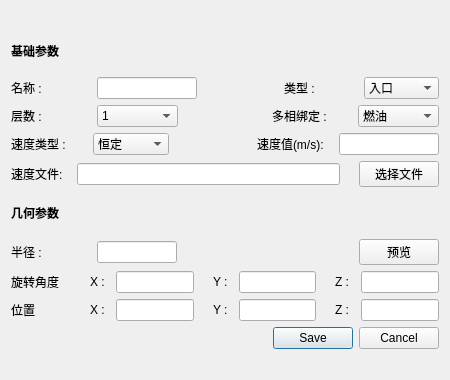
<?xml version="1.0" encoding="UTF-8"?>
<ui version="4.0">
 <class>InoutSetting</class>
 <widget class="QDialog" name="InoutSetting">
  <property name="geometry">
   <rect>
    <x>0</x>
    <y>0</y>
    <width>450</width>
    <height>380</height>
   </rect>
  </property>
  <property name="minimumSize">
   <size>
    <width>450</width>
    <height>380</height>
   </size>
  </property>
  <property name="maximumSize">
   <size>
    <width>600</width>
    <height>380</height>
   </size>
  </property>
  <property name="windowTitle">
   <string>出入口设置</string>
  </property>
  <layout class="QGridLayout" name="gridLayout">
   <item row="0" column="0">
    <layout class="QVBoxLayout" name="verticalLayout">
     <item>
      <layout class="QHBoxLayout" name="horizontalLayout_10">
       <item>
        <widget class="QLabel" name="label_30">
         <property name="minimumSize">
          <size>
           <width>60</width>
           <height>0</height>
          </size>
         </property>
         <property name="maximumSize">
          <size>
           <width>80</width>
           <height>40</height>
          </size>
         </property>
         <property name="font">
          <font>
           <bold>true</bold>
          </font>
         </property>
         <property name="text">
          <string>基础参数 </string>
         </property>
        </widget>
       </item>
       <item>
        <widget class="QLabel" name="label_31">
         <property name="maximumSize">
          <size>
           <width>16777215</width>
           <height>40</height>
          </size>
         </property>
         <property name="text">
          <string/>
         </property>
        </widget>
       </item>
      </layout>
     </item>
     <item>
      <layout class="QHBoxLayout" name="horizontalLayout">
       <item>
        <widget class="QLabel" name="label">
         <property name="minimumSize">
          <size>
           <width>80</width>
           <height>0</height>
          </size>
         </property>
         <property name="maximumSize">
          <size>
           <width>80</width>
           <height>40</height>
          </size>
         </property>
         <property name="text">
          <string>名称 : </string>
         </property>
        </widget>
       </item>
       <item>
        <widget class="QLineEdit" name="inout_name">
         <property name="minimumSize">
          <size>
           <width>60</width>
           <height>0</height>
          </size>
         </property>
         <property name="maximumSize">
          <size>
           <width>100</width>
           <height>16777215</height>
          </size>
         </property>
        </widget>
       </item>
       <item>
        <widget class="QLabel" name="label_3">
         <property name="maximumSize">
          <size>
           <width>16777215</width>
           <height>40</height>
          </size>
         </property>
         <property name="text">
          <string/>
         </property>
        </widget>
       </item>
       <item>
        <widget class="QLabel" name="label_4">
         <property name="minimumSize">
          <size>
           <width>60</width>
           <height>0</height>
          </size>
         </property>
         <property name="maximumSize">
          <size>
           <width>80</width>
           <height>40</height>
          </size>
         </property>
         <property name="text">
          <string>类型 : </string>
         </property>
        </widget>
       </item>
       <item>
        <widget class="QComboBox" name="inout_treatment">
         <property name="minimumSize">
          <size>
           <width>60</width>
           <height>0</height>
          </size>
         </property>
         <property name="maximumSize">
          <size>
           <width>100</width>
           <height>16777215</height>
          </size>
         </property>
         <item>
          <property name="text">
           <string>入口</string>
          </property>
         </item>
         <item>
          <property name="text">
           <string>出口</string>
          </property>
         </item>
        </widget>
       </item>
      </layout>
     </item>
     <item>
      <layout class="QHBoxLayout" name="horizontalLayout_2">
       <item>
        <widget class="QLabel" name="label_2">
         <property name="minimumSize">
          <size>
           <width>60</width>
           <height>0</height>
          </size>
         </property>
         <property name="maximumSize">
          <size>
           <width>80</width>
           <height>40</height>
          </size>
         </property>
         <property name="text">
          <string>层数 : </string>
         </property>
        </widget>
       </item>
       <item>
        <widget class="QComboBox" name="inout_layers">
         <property name="minimumSize">
          <size>
           <width>60</width>
           <height>0</height>
          </size>
         </property>
         <property name="maximumSize">
          <size>
           <width>100</width>
           <height>16777215</height>
          </size>
         </property>
         <item>
          <property name="text">
           <string>1</string>
          </property>
         </item>
         <item>
          <property name="text">
           <string>2</string>
          </property>
         </item>
         <item>
          <property name="text">
           <string>3</string>
          </property>
         </item>
        </widget>
       </item>
       <item>
        <widget class="QLabel" name="label_5">
         <property name="maximumSize">
          <size>
           <width>16777215</width>
           <height>40</height>
          </size>
         </property>
         <property name="text">
          <string/>
         </property>
        </widget>
       </item>
       <item>
        <widget class="QLabel" name="label_6">
         <property name="minimumSize">
          <size>
           <width>60</width>
           <height>0</height>
          </size>
         </property>
         <property name="maximumSize">
          <size>
           <width>80</width>
           <height>40</height>
          </size>
         </property>
         <property name="text">
          <string>多相绑定 : </string>
         </property>
        </widget>
       </item>
       <item>
        <widget class="QComboBox" name="inout_phase">
         <property name="minimumSize">
          <size>
           <width>60</width>
           <height>0</height>
          </size>
         </property>
         <property name="maximumSize">
          <size>
           <width>100</width>
           <height>16777215</height>
          </size>
         </property>
         <item>
          <property name="text">
           <string>燃油</string>
          </property>
         </item>
         <item>
          <property name="text">
           <string>气体</string>
          </property>
         </item>
        </widget>
       </item>
      </layout>
     </item>
     <item>
      <layout class="QHBoxLayout" name="horizontalLayout_3">
       <item>
        <widget class="QLabel" name="label_7">
         <property name="minimumSize">
          <size>
           <width>60</width>
           <height>0</height>
          </size>
         </property>
         <property name="maximumSize">
          <size>
           <width>80</width>
           <height>40</height>
          </size>
         </property>
         <property name="text">
          <string>速度类型 : </string>
         </property>
        </widget>
       </item>
       <item>
        <widget class="QComboBox" name="inout_v_mode">
         <property name="minimumSize">
          <size>
           <width>60</width>
           <height>0</height>
          </size>
         </property>
         <property name="maximumSize">
          <size>
           <width>100</width>
           <height>16777215</height>
          </size>
         </property>
         <item>
          <property name="text">
           <string>恒定</string>
          </property>
         </item>
         <item>
          <property name="text">
           <string>变速</string>
          </property>
         </item>
        </widget>
       </item>
       <item>
        <widget class="QLabel" name="label_26">
         <property name="maximumSize">
          <size>
           <width>16777215</width>
           <height>40</height>
          </size>
         </property>
         <property name="text">
          <string/>
         </property>
        </widget>
       </item>
       <item>
        <widget class="QLabel" name="label_8">
         <property name="minimumSize">
          <size>
           <width>60</width>
           <height>0</height>
          </size>
         </property>
         <property name="maximumSize">
          <size>
           <width>80</width>
           <height>40</height>
          </size>
         </property>
         <property name="text">
          <string>速度值(m/s): </string>
         </property>
        </widget>
       </item>
       <item>
        <widget class="QLineEdit" name="inout_v_velocity">
         <property name="minimumSize">
          <size>
           <width>60</width>
           <height>0</height>
          </size>
         </property>
         <property name="maximumSize">
          <size>
           <width>100</width>
           <height>16777215</height>
          </size>
         </property>
         <property name="layoutDirection">
          <enum>Qt::LeftToRight</enum>
         </property>
        </widget>
       </item>
      </layout>
     </item>
     <item>
      <layout class="QHBoxLayout" name="horizontalLayout_4">
       <item>
        <widget class="QLabel" name="label_9">
         <property name="minimumSize">
          <size>
           <width>60</width>
           <height>0</height>
          </size>
         </property>
         <property name="maximumSize">
          <size>
           <width>80</width>
           <height>40</height>
          </size>
         </property>
         <property name="text">
          <string>速度文件: </string>
         </property>
        </widget>
       </item>
       <item>
        <widget class="QLineEdit" name="inout_v_filepath">
         <property name="maximumSize">
          <size>
           <width>16777215</width>
           <height>16777215</height>
          </size>
         </property>
        </widget>
       </item>
       <item>
        <widget class="QLabel" name="label_27">
         <property name="maximumSize">
          <size>
           <width>16777215</width>
           <height>40</height>
          </size>
         </property>
         <property name="text">
          <string/>
         </property>
        </widget>
       </item>
       <item>
        <widget class="QPushButton" name="btn_inout_v_path">
         <property name="minimumSize">
          <size>
           <width>60</width>
           <height>0</height>
          </size>
         </property>
         <property name="maximumSize">
          <size>
           <width>80</width>
           <height>16777215</height>
          </size>
         </property>
         <property name="text">
          <string>选择文件</string>
         </property>
        </widget>
       </item>
      </layout>
     </item>
     <item>
      <layout class="QHBoxLayout" name="horizontalLayout_8">
       <item>
        <widget class="QLabel" name="label_10">
         <property name="minimumSize">
          <size>
           <width>60</width>
           <height>0</height>
          </size>
         </property>
         <property name="maximumSize">
          <size>
           <width>80</width>
           <height>40</height>
          </size>
         </property>
         <property name="font">
          <font>
           <bold>true</bold>
          </font>
         </property>
         <property name="text">
          <string>几何参数 </string>
         </property>
        </widget>
       </item>
       <item>
        <widget class="QLabel" name="label_25">
         <property name="maximumSize">
          <size>
           <width>16777215</width>
           <height>40</height>
          </size>
         </property>
         <property name="text">
          <string/>
         </property>
        </widget>
       </item>
      </layout>
     </item>
     <item>
      <layout class="QHBoxLayout" name="horizontalLayout_6">
       <item>
        <widget class="QLabel" name="label_19">
         <property name="minimumSize">
          <size>
           <width>60</width>
           <height>0</height>
          </size>
         </property>
         <property name="maximumSize">
          <size>
           <width>80</width>
           <height>40</height>
          </size>
         </property>
         <property name="text">
          <string>半径 : </string>
         </property>
        </widget>
       </item>
       <item>
        <widget class="QLineEdit" name="inout_radius">
         <property name="minimumSize">
          <size>
           <width>60</width>
           <height>0</height>
          </size>
         </property>
         <property name="maximumSize">
          <size>
           <width>80</width>
           <height>16777215</height>
          </size>
         </property>
         <property name="layoutDirection">
          <enum>Qt::LeftToRight</enum>
         </property>
        </widget>
       </item>
       <item>
        <widget class="QLabel" name="label_20">
         <property name="maximumSize">
          <size>
           <width>16777215</width>
           <height>40</height>
          </size>
         </property>
         <property name="text">
          <string/>
         </property>
        </widget>
       </item>
       <item>
        <widget class="QPushButton" name="btn_inout_view">
         <property name="minimumSize">
          <size>
           <width>60</width>
           <height>0</height>
          </size>
         </property>
         <property name="maximumSize">
          <size>
           <width>80</width>
           <height>16777215</height>
          </size>
         </property>
         <property name="text">
          <string>预览</string>
         </property>
        </widget>
       </item>
      </layout>
     </item>
     <item>
      <layout class="QHBoxLayout" name="horizontalLayout_9">
       <item>
        <widget class="QLabel" name="label_28">
         <property name="minimumSize">
          <size>
           <width>60</width>
           <height>0</height>
          </size>
         </property>
         <property name="maximumSize">
          <size>
           <width>80</width>
           <height>40</height>
          </size>
         </property>
         <property name="text">
          <string>旋转角度</string>
         </property>
        </widget>
       </item>
       <item>
        <widget class="QLabel" name="label_29">
         <property name="maximumSize">
          <size>
           <width>16777215</width>
           <height>40</height>
          </size>
         </property>
         <property name="text">
          <string/>
         </property>
        </widget>
       </item>
       <item>
        <widget class="QLabel" name="label_32">
         <property name="minimumSize">
          <size>
           <width>20</width>
           <height>0</height>
          </size>
         </property>
         <property name="maximumSize">
          <size>
           <width>40</width>
           <height>40</height>
          </size>
         </property>
         <property name="text">
          <string>X : </string>
         </property>
        </widget>
       </item>
       <item>
        <widget class="QLineEdit" name="inout_rotate_x">
         <property name="minimumSize">
          <size>
           <width>40</width>
           <height>0</height>
          </size>
         </property>
         <property name="maximumSize">
          <size>
           <width>80</width>
           <height>16777215</height>
          </size>
         </property>
         <property name="layoutDirection">
          <enum>Qt::LeftToRight</enum>
         </property>
        </widget>
       </item>
       <item>
        <widget class="QLabel" name="label_33">
         <property name="maximumSize">
          <size>
           <width>16777215</width>
           <height>40</height>
          </size>
         </property>
         <property name="text">
          <string/>
         </property>
        </widget>
       </item>
       <item>
        <widget class="QLabel" name="label_34">
         <property name="minimumSize">
          <size>
           <width>20</width>
           <height>0</height>
          </size>
         </property>
         <property name="maximumSize">
          <size>
           <width>40</width>
           <height>40</height>
          </size>
         </property>
         <property name="text">
          <string>Y : </string>
         </property>
        </widget>
       </item>
       <item>
        <widget class="QLineEdit" name="inout_rotate_y">
         <property name="minimumSize">
          <size>
           <width>40</width>
           <height>0</height>
          </size>
         </property>
         <property name="maximumSize">
          <size>
           <width>80</width>
           <height>16777215</height>
          </size>
         </property>
         <property name="layoutDirection">
          <enum>Qt::LeftToRight</enum>
         </property>
        </widget>
       </item>
       <item>
        <widget class="QLabel" name="label_35">
         <property name="maximumSize">
          <size>
           <width>16777215</width>
           <height>40</height>
          </size>
         </property>
         <property name="text">
          <string/>
         </property>
        </widget>
       </item>
       <item>
        <widget class="QLabel" name="label_36">
         <property name="minimumSize">
          <size>
           <width>20</width>
           <height>0</height>
          </size>
         </property>
         <property name="maximumSize">
          <size>
           <width>40</width>
           <height>40</height>
          </size>
         </property>
         <property name="text">
          <string>Z : </string>
         </property>
        </widget>
       </item>
       <item>
        <widget class="QLineEdit" name="inout_rotate_z">
         <property name="minimumSize">
          <size>
           <width>40</width>
           <height>0</height>
          </size>
         </property>
         <property name="maximumSize">
          <size>
           <width>80</width>
           <height>16777215</height>
          </size>
         </property>
         <property name="layoutDirection">
          <enum>Qt::LeftToRight</enum>
         </property>
        </widget>
       </item>
      </layout>
     </item>
     <item>
      <layout class="QHBoxLayout" name="horizontalLayout_5">
       <item>
        <widget class="QLabel" name="label_11">
         <property name="minimumSize">
          <size>
           <width>60</width>
           <height>0</height>
          </size>
         </property>
         <property name="maximumSize">
          <size>
           <width>80</width>
           <height>40</height>
          </size>
         </property>
         <property name="text">
          <string>位置</string>
         </property>
        </widget>
       </item>
       <item>
        <widget class="QLabel" name="label_15">
         <property name="maximumSize">
          <size>
           <width>16777215</width>
           <height>40</height>
          </size>
         </property>
         <property name="text">
          <string/>
         </property>
        </widget>
       </item>
       <item>
        <widget class="QLabel" name="label_12">
         <property name="minimumSize">
          <size>
           <width>20</width>
           <height>0</height>
          </size>
         </property>
         <property name="maximumSize">
          <size>
           <width>40</width>
           <height>40</height>
          </size>
         </property>
         <property name="text">
          <string>X : </string>
         </property>
        </widget>
       </item>
       <item>
        <widget class="QLineEdit" name="inout_position_x">
         <property name="minimumSize">
          <size>
           <width>40</width>
           <height>0</height>
          </size>
         </property>
         <property name="maximumSize">
          <size>
           <width>80</width>
           <height>16777215</height>
          </size>
         </property>
         <property name="layoutDirection">
          <enum>Qt::LeftToRight</enum>
         </property>
        </widget>
       </item>
       <item>
        <widget class="QLabel" name="label_16">
         <property name="maximumSize">
          <size>
           <width>16777215</width>
           <height>40</height>
          </size>
         </property>
         <property name="text">
          <string/>
         </property>
        </widget>
       </item>
       <item>
        <widget class="QLabel" name="label_13">
         <property name="minimumSize">
          <size>
           <width>20</width>
           <height>0</height>
          </size>
         </property>
         <property name="maximumSize">
          <size>
           <width>40</width>
           <height>40</height>
          </size>
         </property>
         <property name="text">
          <string>Y : </string>
         </property>
        </widget>
       </item>
       <item>
        <widget class="QLineEdit" name="inout_position_y">
         <property name="minimumSize">
          <size>
           <width>40</width>
           <height>0</height>
          </size>
         </property>
         <property name="maximumSize">
          <size>
           <width>80</width>
           <height>16777215</height>
          </size>
         </property>
         <property name="layoutDirection">
          <enum>Qt::LeftToRight</enum>
         </property>
        </widget>
       </item>
       <item>
        <widget class="QLabel" name="label_17">
         <property name="maximumSize">
          <size>
           <width>16777215</width>
           <height>40</height>
          </size>
         </property>
         <property name="text">
          <string/>
         </property>
        </widget>
       </item>
       <item>
        <widget class="QLabel" name="label_14">
         <property name="minimumSize">
          <size>
           <width>20</width>
           <height>0</height>
          </size>
         </property>
         <property name="maximumSize">
          <size>
           <width>40</width>
           <height>40</height>
          </size>
         </property>
         <property name="text">
          <string>Z : </string>
         </property>
        </widget>
       </item>
       <item>
        <widget class="QLineEdit" name="inout_position_z">
         <property name="minimumSize">
          <size>
           <width>40</width>
           <height>0</height>
          </size>
         </property>
         <property name="maximumSize">
          <size>
           <width>80</width>
           <height>16777215</height>
          </size>
         </property>
         <property name="layoutDirection">
          <enum>Qt::LeftToRight</enum>
         </property>
        </widget>
       </item>
      </layout>
     </item>
     <item>
      <widget class="QDialogButtonBox" name="buttonBox">
       <property name="orientation">
        <enum>Qt::Horizontal</enum>
       </property>
       <property name="standardButtons">
        <set>QDialogButtonBox::Cancel|QDialogButtonBox::Save</set>
       </property>
      </widget>
     </item>
    </layout>
   </item>
  </layout>
 </widget>
 <resources/>
 <connections>
  <connection>
   <sender>buttonBox</sender>
   <signal>accepted()</signal>
   <receiver>InoutSetting</receiver>
   <slot>accept()</slot>
   <hints>
    <hint type="sourcelabel">
     <x>248</x>
     <y>254</y>
    </hint>
    <hint type="destinationlabel">
     <x>157</x>
     <y>274</y>
    </hint>
   </hints>
  </connection>
  <connection>
   <sender>buttonBox</sender>
   <signal>rejected()</signal>
   <receiver>InoutSetting</receiver>
   <slot>reject()</slot>
   <hints>
    <hint type="sourcelabel">
     <x>316</x>
     <y>260</y>
    </hint>
    <hint type="destinationlabel">
     <x>286</x>
     <y>274</y>
    </hint>
   </hints>
  </connection>
 </connections>
</ui>
